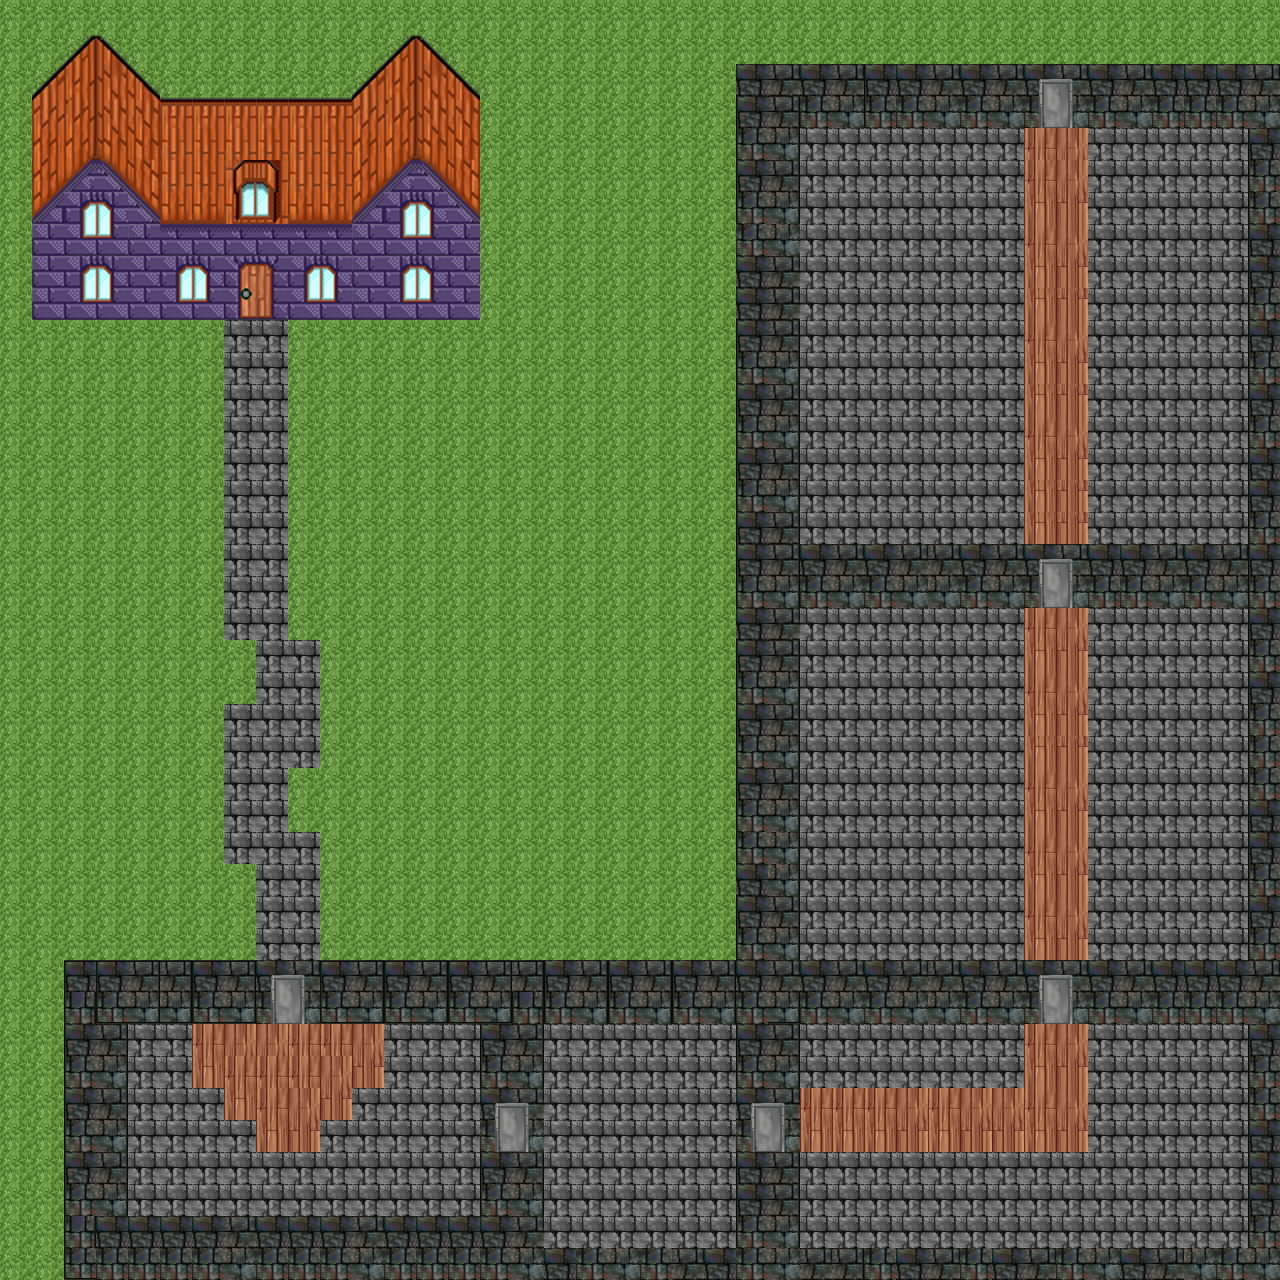

This is a level from a 2D game, rendered from its Tiled map with the project's own tilesets. A one-line summary and the map file follow, with tile-layer data summarised:
An orthogonal 40x40 tile map with 32x32 px tiles, 2 tile layers (ground, collision).

<map version="1.0" orientation="orthogonal" width="40" height="40" tilewidth="32" tileheight="32">
 <tileset firstgid="1" name="tileset1" tilewidth="32" tileheight="32">
  <image source="tileset1.png" width="512" height="512" />
 </tileset>
 <layer name="ground" width="40" height="40">
  <data>[1600 cells, 1525 non-empty, 18 distinct tile ids]</data>
 </layer>
 <layer name="collision" width="40" height="40">
  <data>[1600 cells, 384 non-empty, 63 distinct tile ids]</data>
 </layer>
</map>
